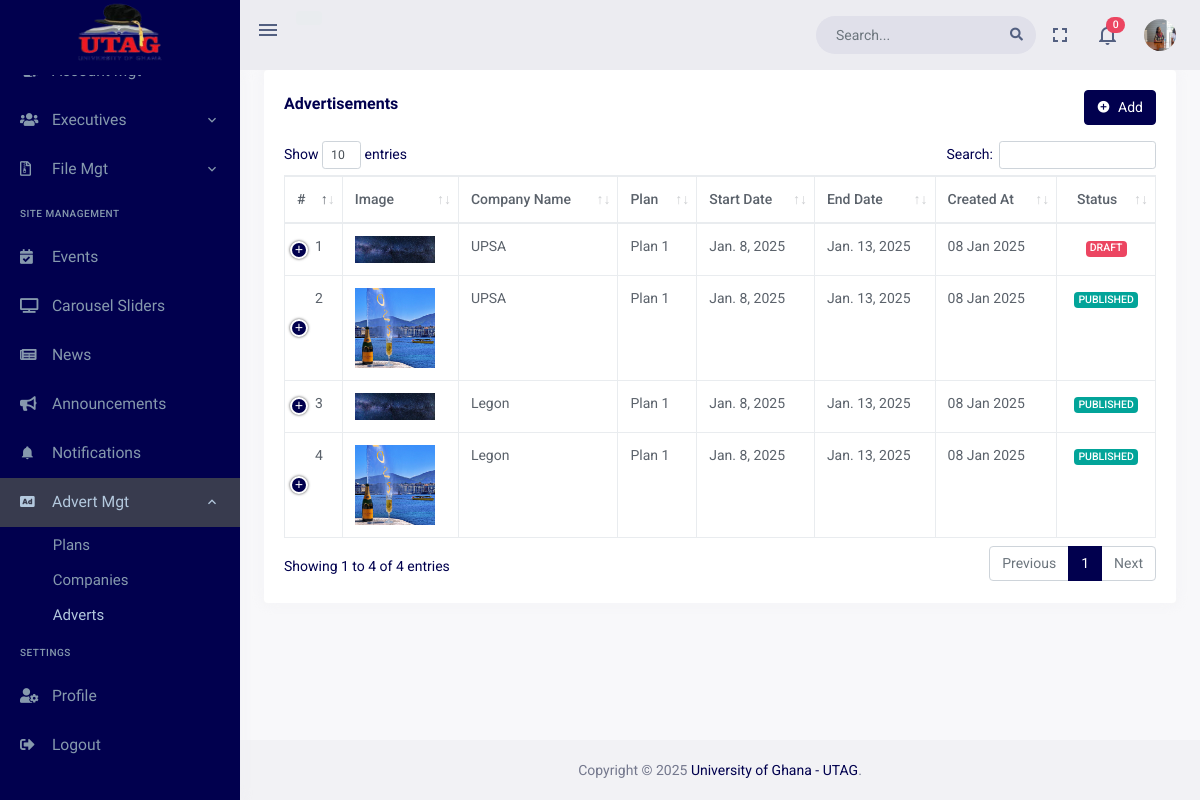
The page /dashboard/adverts (signed in) on the database as committed earlier.
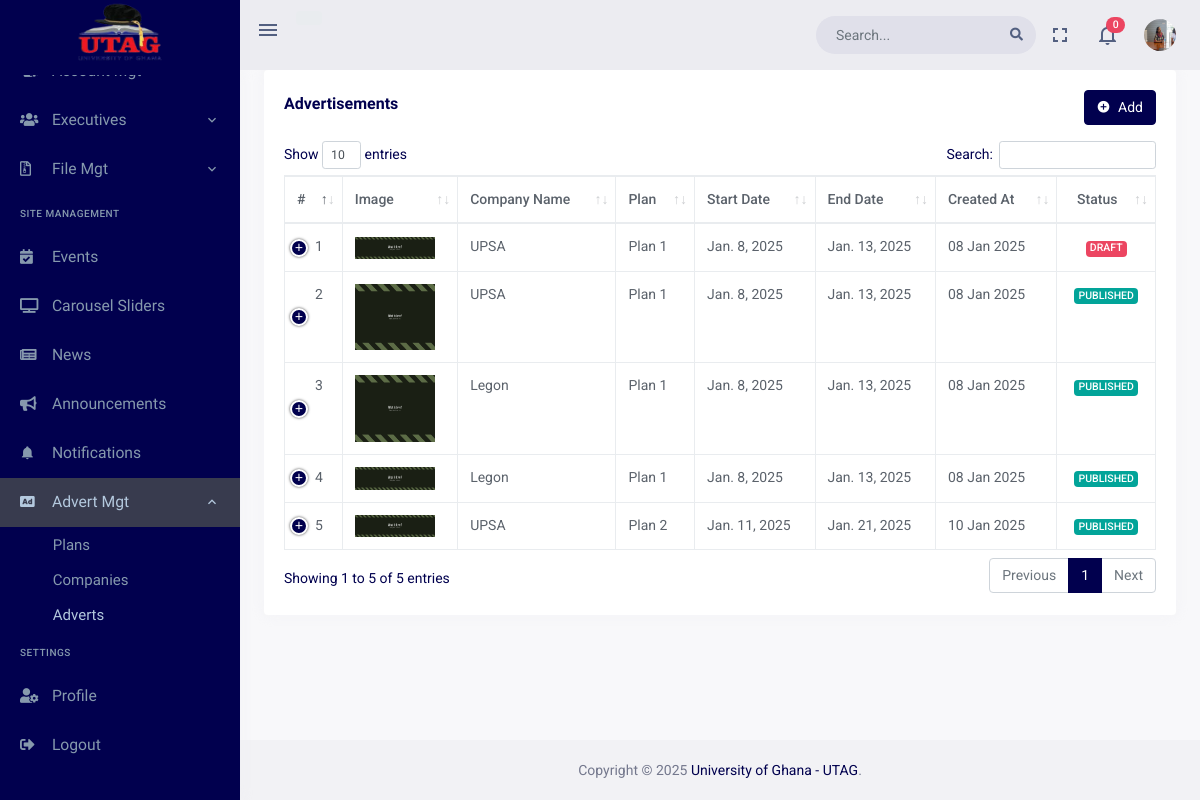
The same page on the database as committed later.
### accounts/models.py (models this page shows, shortened)
class User(AbstractBaseUser, PermissionsMixin):
    TITLE_CHOICES = (
        ('Prof.', 'Prof.'),
        ('Dr.', 'Dr.'),
        ('Mr.', 'Mr.'),
        ('Mrs.', 'Mrs.'),
    )
    GENDER_CHOICES = (
        ('Male', 'Male'),
        ('Female', 'Female')
    )
    EXECUTIVE_POSITION_CHOICES = (
        ('President', 'President'),
        ('Vice President', 'Vice President'),
        ('Secretary', 'Secretary'),
        ('Treasurer', 'Treasurer'),
        ('Committee Member', 'Committee Member'),
    )
    title = models.CharField(max_length=5, choices=TITLE_CHOICES)
    first_name = models.CharField(max_length=30)
    other_name = models.CharField(max_length=30, blank=True, null=True)
    last_name = models.CharField(max_length=30)
    gender = models.CharField(max_length=10, choices=GENDER_CHOICES)
    profile_pic = models.ImageField(upload_to='profile_pictures/', blank=True, null=True)
    email = models.EmailField(unique=True)
    email_sent = models.BooleanField(default=False)
    phone_number = models.CharField(max_length=15, blank=True, null=True)
    department = models.CharField(max_length=50, blank=True, null=True)
    created_from_dashboard = models.BooleanField(default=False)
    created_by = models.ForeignKey('self', on_delete=models.CASCADE, blank=True, null=True)
    is_bulk_creation = models.BooleanField(default=False)
    created_at = models.DateTimeField(auto_now_add=True)
    updated_at = models.DateTimeField(auto_now=True)
    is_staff = models.BooleanField(default=False)
    is_superuser = models.BooleanField(default=False)
    executive_image = models.ImageField(upload_to='executive_images/', blank=True, null=True)
    executive_position = models.CharField(max_length=30, choices=EXECUTIVE_POSITION_CHOICES, blank=True, null=True)
    fb_profile_url = models.URLField(blank=True, null=True)
    twitter_profile_url = models.URLField(blank=True, null=True)
    linkedin_profile_url = models.URLField(blank=True, null=True)
    date_appointed = models.DateField(null=True, blank=True)
    date_ended = models.DateField(null=True, blank=True)
    is_active_executive = models.BooleanField(default=False)
    objects = UserManager()
    USERNAME_FIELD = 'email'
    REQUIRED_FIELDS = ['title', 'first_name', 'last_name', 'gender']
    def get_full_name(self):
        if self.other_name:
            return f'{self.title} {self.first_name} {self.other_name} {self.last_name}'
        else:
            return f'{self.title} {self.first_name} {self.last_name}'
    def get_profile_pic_url(self):
        return self.profile_pic.url if self.profile_pic else '/static/dashboard/assets/images/users/profile.png'
    def is_admin(self):
        return self.groups.filter(name='Admin').exists() or self.is_superuser
    class Meta:
        permissions = [
        ('view_dashboard', 'Can view dashboard'),
        ('add_admin', 'Can add admin'),
        ('change_admin', 'Can change admin'),
        ('delete_admin', 'Can delete admin'),
        ('view_admin', 'Can view admin'),
        ('add_executive', 'Can add executive'),
        ('change_executive', 'Can change executive'),
        ('delete_executive', 'Can delete executive'),
        ('view_executive', 'Can view executive'),
        ('add_member', 'Can add member'),
        ('change_member', 'Can change member'),
        ('delete_member', 'Can delete member'),
        ('view_member', 'Can view member'),
        ]

### adverts/models.py (models this page shows, shortened)
class Advertisement(models.Model):
    STATUS_CHOICES = (
        ('DRAFT', 'Draft'),
        ('PUBLISHED', 'Published'),
        ('EXPIRED', 'Expired'),
    )
    POSITION_CHOICES = (
        ('top', 'Top'),
        ('sidebar', 'Sidebar'),
        ('bottom', 'Bottom'),
    )
    advertiser = models.ForeignKey(Advertiser, on_delete=models.CASCADE)
    plan = models.ForeignKey('AdvertPlan', on_delete=models.SET_NULL, blank=True, null=True)
    image_url = models.URLField(blank=True, null=True)
    image = models.ImageField(upload_to=upload_to, blank=True, null=True)
    target_url = models.URLField()
    position = models.CharField(
        max_length=20,
        choices=POSITION_CHOICES,
        help_text="Select the ad position for this advertisement."
    )
    start_date = models.DateField()
    end_date = models.DateField(null=True, blank=True)
    status = models.CharField(max_length=20, choices=STATUS_CHOICES, default='DRAFT')
    created_at = models.DateTimeField(auto_now_add=True)
    updated_at = models.DateTimeField(auto_now=True)
    clicks = models.PositiveIntegerField(default=0)
    def get_image_url(self):
        if self.image:
            return self.image.url
        return self.image_url
    def get_image_dimensions(self):
        if self.image:
            with Image.open(self.image) as img:
                return img.width, img.height
        return None, None

class Advertiser(models.Model):
    company_name = models.CharField(max_length=255)
    contact_name = models.CharField(max_length=255)
    email = models.EmailField()
    phone_number = models.CharField(max_length=20)
    address = models.CharField(max_length=255)
    created_by = models.ForeignKey(User, on_delete=models.SET_NULL, blank=True, null=True)
    created_at = models.DateTimeField(auto_now_add=True)
    updated_at = models.DateTimeField(auto_now=True)

class AdvertPlan(models.Model):
    STATUS_CHOICES = (
        ('active', 'Active'),
        ('inactive', 'Inactive'),
    )
    POSITION_CHOICES = (
        ('top', 'Top'),
        ('sidebar', 'Sidebar'),
        ('bottom', 'Bottom'),
    )
    name = models.CharField(max_length=255, unique=True, blank=True, null=True)
    description = models.TextField()
    price = models.DecimalField(max_digits=8, decimal_places=2)
    duration_in_days = models.PositiveIntegerField(blank=True, null=True)
    status = models.CharField(max_length=255, choices=STATUS_CHOICES, default='active')
    positions = models.CharField(
        max_length=100,
        choices=POSITION_CHOICES,
        blank=True,
        help_text="Select the positions available for this plan."
    )
    created_at = models.DateTimeField(auto_now_add=True)

### dashboard/views/adverts.py (the view)
# urls.py: path('adverts',views.AdvertsView.as_view(), name='adverts'),
class AdvertsView(PermissionRequiredMixin, View):
    template_name = 'dashboard_pages/adverts.html'
    permission_required = 'adverts.view_advertisement'
    @method_decorator(MustLogin)
    def get(self, request):
        adverts = Advertisement.objects.all()
        advertisers = Advertiser.objects.all()
        active_plans = AdvertPlan.objects.filter(status='active')
        notifications = Notification.objects.filter(user=request.user).order_by('-created_at')[:5]
        notification_count = Notification.objects.filter(user=request.user, status='UNREAD').count()
        context = {
            'adverts': adverts,
            'advertisers': advertisers,
            'plans': active_plans,
            'notification_count': notification_count,
            'notifications': notifications,
        }
        return render(request, self.template_name, context)

### dashboard/templates/dashboard_pages/adverts.html (shortened to what this page needs)
{% extends "base/dashboard_base.html" %}
{% load static %}
{% block content %}
<div class="page-content">
  <div class="container-fluid">
    <div class="row">
      <div class="col-12">
        <div class="card">
          <div class="card-body">
            <div class="row align-items-center">
              <div class="col-md-8">
                <h4 class="card-title">Advertisements</h4>
              </div>
              {% if user.is_admin or user.is_superuser %}
              <div class="col-md-4">
                <div class="float-end d-none d-md-block">
                  <button class="btn btn-primary" type="button" data-bs-toggle="modal" data-bs-target="#createAdvertModal">
                    <i class="mdi mdi-plus-circle me-1"></i> Add
                  </button>
                </div>
              </div>
              {% endif %}
            </div>
            <div class="mt-3">
              <table id="datatable" class="table table-bordered dt-responsive nowrap" style="border-collapse: collapse; border-spacing: 0; width: 100%;">
                <thead>
                  <tr>
                    <th>#</th>
                    <th>Image</th>
                    <th>Company Name</th>
                    <th>Plan</th>
                    <th>Start Date</th>
                    <th>End Date</th>
                    <th>Created At</th>
                    <th class="text-center">Status</th>
                  </tr>
                </thead>
                <tbody>
                  {% for ad in adverts %}
                  <tr>
                    <td>{{ forloop.counter }}</td>
                    <td>
                      <img src="{{ ad.get_image_url }}" alt="{{ad.advertiser.company_name}}" class="img-fluid" width="80" height="60">
                    </td>
                    <td>{{ ad.advertiser.company_name }}</td>
                    <td>{{ ad.plan.name }}</td>
                    <td>{{ ad.start_date  }}</td>
                    <td>{{ ad.end_date }}</td>
                    <td>{{ ad.created_at|date:"d M Y" }}</td>
                    <td class="text-center">
                      <span class="badge bg-{% if ad.status == 'PUBLISHED' %}success{% elif ad.status == 'EXPIRED' %}warning{% else %}danger{% endif %}">{{ ad.status }}</span>
                    </td>
                  </tr>
                  {% endfor %}
                </tbody>
              </table>
            </div>
          </div>
        </div>
      </div>
    </div>
  </div>
</div>
{% endblock content %}
{% block my_styles %}
 <link href="{% static 'dashboard/assets/libs/datatables.net-bs4/css/dataTables.bootstrap4.min.css' %}" rel="stylesheet" type="text/css">
 <link href="{% static 'dashboard/assets/libs/datatables.net-buttons-bs4/css/buttons.bootstrap4.min.css' %}" rel="stylesheet" type="text/css">
 <link href="{% static 'dashboard/assets/libs/datatables.net-responsive-bs4/css/responsive.bootstrap4.min.css' %}" rel="stylesheet" type="text/css">
 {% endblock my_styles %}

### dashboard/templates/includes/dash_header.html (shortened to what this page needs)
{% load static %}
<header id="page-topbar">
    <div class="navbar-header">
        <div class="d-flex">
            <div class="navbar-brand-box">
                <a href="{% url 'website:index' %}" class="logo logo-light">
                    <span class="logo-lg">
                        <img src="{% static 'dashboard/assets/images/utag_ug.png' %}" alt="" height="80">
                    </span>
                </a>
            </div>
            <button type="button" class="btn btn-sm px-3 font-size-24 header-item waves-effect" id="vertical-menu-btn">
                <i class="mdi mdi-menu"></i>
            </button>
            <div class="d-none d-sm-block">
                <div class="pt-3 d-inline-block">
                    {% if user.is_authenticated %}
                    <p class="btn btn-secondary">
                    </p>
                    {% endif %}
                </div>
            </div>
        </div>
        <div class="d-flex">
            <form class="app-search d-none d-lg-block">
                <div class="position-relative">
                    <input type="text" class="form-control" placeholder="Search...">
                    <span class="fa fa-search"></span>
                </div>
            </form>
            <div class="dropdown d-none d-lg-inline-block">
                <button type="button" class="btn header-item noti-icon waves-effect" data-bs-toggle="fullscreen">
                    <i class="mdi mdi-fullscreen"></i>
                </button>
            </div>
            <div class="dropdown d-inline-block">
                <button type="button" class="btn header-item noti-icon waves-effect" id="page-header-notifications-dropdown" data-bs-toggle="dropdown" aria-haspopup="true" aria-expanded="false">
                    <i class="mdi mdi-bell-outline"></i>
                    <span class="badge bg-danger rounded-pill">{{ notification_count }}</span>
                </button>
            </div>
            <div class="dropdown d-inline-block">
                <button type="button" class="btn header-item waves-effect" id="page-header-user-dropdown" data-bs-toggle="dropdown" aria-haspopup="true" aria-expanded="false">
                    <img class="rounded-circle header-profile-user" src="{% if request.user.profile_pic %} {{ request.user.get_profile_pic_url }} {% else %} {% static 'dashboard/assets/images/users/profile.png' %} {% endif %}" alt="Header Avatar">
                </button>
            </div>
        </div>
    </div>
</header>

Rows that differ between the two databases and show on the page:
changed Advertisement "DRAFT": get_image_url: a different picture
changed Advertisement (number 2 of 5 on the later page): get_image_url: a different picture
changed Advertisement (number 3 of 5 on the later page): get_image_url: a different picture
changed Advertisement (number 4 of 5 on the later page): get_image_url: a different picture
added Advertisement: get_image_url (picture), advertiser.company_name "UPSA", plan.name "Plan 2", start_date "Jan. 11, 2025", end_date "Jan. 21, 2025", created_at "10 Jan 2025", status "PUBLISHED"
Other text that changed with them:
text written by a page script: "Show entries Search: Showing 1 to 4 of 4 entries Previous 1 Next" → "Show entries Search: Showing 1 to 5 of 5 entries Previous 1 Next"
